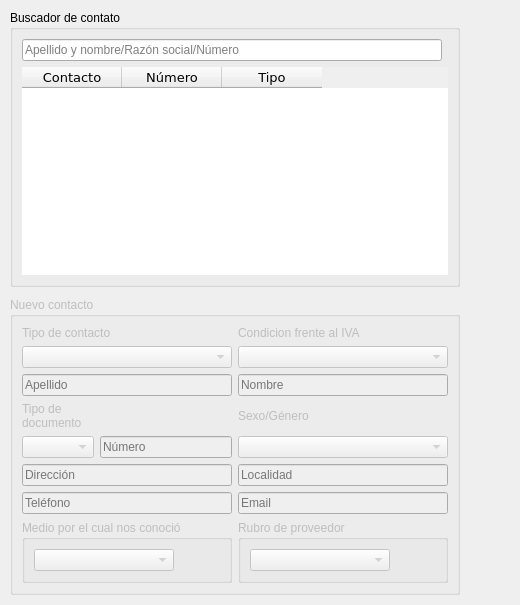
<?xml version="1.0" encoding="UTF-8"?>
<ui version="4.0">
 <class>agenda</class>
 <widget class="QMainWindow" name="agenda">
  <property name="windowModality">
   <enum>Qt::ApplicationModal</enum>
  </property>
  <property name="enabled">
   <bool>true</bool>
  </property>
  <property name="geometry">
   <rect>
    <x>0</x>
    <y>0</y>
    <width>520</width>
    <height>605</height>
   </rect>
  </property>
  <property name="sizePolicy">
   <sizepolicy hsizetype="Ignored" vsizetype="Ignored">
    <horstretch>0</horstretch>
    <verstretch>0</verstretch>
   </sizepolicy>
  </property>
  <property name="minimumSize">
   <size>
    <width>520</width>
    <height>605</height>
   </size>
  </property>
  <property name="maximumSize">
   <size>
    <width>16777215</width>
    <height>16777215</height>
   </size>
  </property>
  <property name="baseSize">
   <size>
    <width>20</width>
    <height>20</height>
   </size>
  </property>
  <property name="windowTitle">
   <string>Agenda</string>
  </property>
  <property name="windowIcon">
   <iconset>
    <normaloff>imagen/logo.png</normaloff>imagen/logo.png</iconset>
  </property>
  <widget class="QWidget" name="centralwidget">
   <layout class="QGridLayout" name="gridLayout_3">
    <property name="leftMargin">
     <number>10</number>
    </property>
    <property name="topMargin">
     <number>10</number>
    </property>
    <property name="rightMargin">
     <number>10</number>
    </property>
    <property name="bottomMargin">
     <number>10</number>
    </property>
    <property name="spacing">
     <number>10</number>
    </property>
    <item row="0" column="0" rowspan="2">
     <widget class="QGroupBox" name="groupBox">
      <property name="title">
       <string>Buscador de contato</string>
      </property>
      <layout class="QGridLayout" name="gridLayout">
       <item row="0" column="0">
        <widget class="QLineEdit" name="buscador">
         <property name="toolTip">
          <string>Buscador de contacto</string>
         </property>
         <property name="text">
          <string/>
         </property>
         <property name="placeholderText">
          <string>Apellido y nombre/Razón social/Número</string>
         </property>
         <property name="clearButtonEnabled">
          <bool>false</bool>
         </property>
        </widget>
       </item>
       <item row="1" column="0" colspan="2">
        <widget class="QTableWidget" name="tabla_contactos">
         <property name="font">
          <font>
           <family>Verdana</family>
           <pointsize>10</pointsize>
          </font>
         </property>
         <property name="frameShape">
          <enum>QFrame::NoFrame</enum>
         </property>
         <property name="frameShadow">
          <enum>QFrame::Sunken</enum>
         </property>
         <property name="sizeAdjustPolicy">
          <enum>QAbstractScrollArea::AdjustIgnored</enum>
         </property>
         <property name="editTriggers">
          <set>QAbstractItemView::NoEditTriggers</set>
         </property>
         <property name="showDropIndicator" stdset="0">
          <bool>true</bool>
         </property>
         <property name="selectionMode">
          <enum>QAbstractItemView::SingleSelection</enum>
         </property>
         <property name="selectionBehavior">
          <enum>QAbstractItemView::SelectRows</enum>
         </property>
         <property name="sortingEnabled">
          <bool>true</bool>
         </property>
         <attribute name="horizontalHeaderHighlightSections">
          <bool>true</bool>
         </attribute>
         <attribute name="verticalHeaderVisible">
          <bool>false</bool>
         </attribute>
         <attribute name="verticalHeaderHighlightSections">
          <bool>false</bool>
         </attribute>
         <attribute name="verticalHeaderShowSortIndicator" stdset="0">
          <bool>true</bool>
         </attribute>
         <column>
          <property name="text">
           <string>Contacto</string>
          </property>
          <property name="font">
           <font>
            <family>Verdana</family>
            <stylestrategy>PreferDefault</stylestrategy>
           </font>
          </property>
         </column>
         <column>
          <property name="text">
           <string>Número</string>
          </property>
         </column>
         <column>
          <property name="text">
           <string>Tipo</string>
          </property>
         </column>
        </widget>
       </item>
      </layout>
     </widget>
    </item>
    <item row="0" column="1">
     <widget class="QPushButton" name="agenda_completa">
      <property name="cursor">
       <cursorShape>PointingHandCursor</cursorShape>
      </property>
      <property name="toolTip">
       <string>Agenda Completa</string>
      </property>
      <property name="text">
       <string/>
      </property>
      <property name="icon">
       <iconset>
        <normaloff>imagen/agenda_completa.png</normaloff>imagen/agenda_completa.png</iconset>
      </property>
      <property name="iconSize">
       <size>
        <width>40</width>
        <height>40</height>
       </size>
      </property>
      <property name="flat">
       <bool>true</bool>
      </property>
     </widget>
    </item>
    <item row="1" column="1">
     <spacer name="verticalSpacer">
      <property name="orientation">
       <enum>Qt::Vertical</enum>
      </property>
      <property name="sizeHint" stdset="0">
       <size>
        <width>20</width>
        <height>169</height>
       </size>
      </property>
     </spacer>
    </item>
    <item row="2" column="0">
     <widget class="QGroupBox" name="grupo_contacto">
      <property name="enabled">
       <bool>false</bool>
      </property>
      <property name="title">
       <string>Nuevo contacto</string>
      </property>
      <layout class="QGridLayout" name="gridLayout_2">
       <item row="2" column="1">
        <layout class="QVBoxLayout" name="verticalLayout_4">
         <item>
          <widget class="QLabel" name="label_3">
           <property name="text">
            <string>Sexo/Género</string>
           </property>
          </widget>
         </item>
         <item>
          <widget class="QComboBox" name="sexo">
           <property name="sizePolicy">
            <sizepolicy hsizetype="Expanding" vsizetype="Fixed">
             <horstretch>0</horstretch>
             <verstretch>0</verstretch>
            </sizepolicy>
           </property>
           <property name="cursor">
            <cursorShape>PointingHandCursor</cursorShape>
           </property>
          </widget>
         </item>
        </layout>
       </item>
       <item row="1" column="0">
        <widget class="QLineEdit" name="apellido">
         <property name="placeholderText">
          <string>Apellido </string>
         </property>
        </widget>
       </item>
       <item row="2" column="0">
        <layout class="QGridLayout" name="gridLayout_4">
         <item row="1" column="0" rowspan="2">
          <layout class="QVBoxLayout" name="verticalLayout_2">
           <item>
            <widget class="QLabel" name="label_2">
             <property name="text">
              <string>Tipo de
documento</string>
             </property>
            </widget>
           </item>
           <item>
            <widget class="QComboBox" name="tipo_doc">
             <property name="enabled">
              <bool>false</bool>
             </property>
             <property name="cursor">
              <cursorShape>PointingHandCursor</cursorShape>
             </property>
            </widget>
           </item>
          </layout>
         </item>
         <item row="1" column="1">
          <spacer name="verticalSpacer_2">
           <property name="orientation">
            <enum>Qt::Vertical</enum>
           </property>
           <property name="sizeType">
            <enum>QSizePolicy::Maximum</enum>
           </property>
           <property name="sizeHint" stdset="0">
            <size>
             <width>20</width>
             <height>20</height>
            </size>
           </property>
          </spacer>
         </item>
         <item row="2" column="1">
          <widget class="QLineEdit" name="numero">
           <property name="maxLength">
            <number>12</number>
           </property>
           <property name="placeholderText">
            <string>Número</string>
           </property>
          </widget>
         </item>
        </layout>
       </item>
       <item row="4" column="1">
        <widget class="QLineEdit" name="email">
         <property name="enabled">
          <bool>false</bool>
         </property>
         <property name="placeholderText">
          <string>Email</string>
         </property>
        </widget>
       </item>
       <item row="6" column="1">
        <widget class="QGroupBox" name="grupo_rubro">
         <property name="enabled">
          <bool>false</bool>
         </property>
         <property name="sizePolicy">
          <sizepolicy hsizetype="Minimum" vsizetype="Maximum">
           <horstretch>0</horstretch>
           <verstretch>0</verstretch>
          </sizepolicy>
         </property>
         <property name="title">
          <string>Rubro de proveedor</string>
         </property>
         <layout class="QHBoxLayout" name="horizontalLayout_2">
          <item>
           <widget class="QComboBox" name="rubro">
            <property name="cursor">
             <cursorShape>PointingHandCursor</cursorShape>
            </property>
           </widget>
          </item>
          <item>
           <widget class="QPushButton" name="nuevo_rubro">
            <property name="sizePolicy">
             <sizepolicy hsizetype="Maximum" vsizetype="Fixed">
              <horstretch>0</horstretch>
              <verstretch>0</verstretch>
             </sizepolicy>
            </property>
            <property name="cursor">
             <cursorShape>PointingHandCursor</cursorShape>
            </property>
            <property name="toolTip">
             <string>Añadir nuevo rubro</string>
            </property>
            <property name="icon">
             <iconset>
              <normaloff>imagen/signo_mas.png</normaloff>imagen/signo_mas.png</iconset>
            </property>
            <property name="iconSize">
             <size>
              <width>20</width>
              <height>20</height>
             </size>
            </property>
            <property name="flat">
             <bool>true</bool>
            </property>
           </widget>
          </item>
         </layout>
        </widget>
       </item>
       <item row="0" column="0">
        <layout class="QVBoxLayout" name="verticalLayout_3">
         <item>
          <widget class="QLabel" name="label_5">
           <property name="text">
            <string>Tipo de contacto</string>
           </property>
          </widget>
         </item>
         <item>
          <widget class="QComboBox" name="tipo_contacto">
           <property name="sizePolicy">
            <sizepolicy hsizetype="Preferred" vsizetype="Maximum">
             <horstretch>0</horstretch>
             <verstretch>0</verstretch>
            </sizepolicy>
           </property>
           <property name="cursor">
            <cursorShape>PointingHandCursor</cursorShape>
           </property>
           <property name="toolTip">
            <string>Cliente/Proveedor</string>
           </property>
           <property name="editable">
            <bool>false</bool>
           </property>
           <property name="currentText">
            <string/>
           </property>
           <property name="maxVisibleItems">
            <number>12</number>
           </property>
           <property name="insertPolicy">
            <enum>QComboBox::InsertAtBottom</enum>
           </property>
           <property name="frame">
            <bool>true</bool>
           </property>
           <property name="modelColumn">
            <number>0</number>
           </property>
          </widget>
         </item>
        </layout>
       </item>
       <item row="3" column="0">
        <widget class="QLineEdit" name="direccion">
         <property name="enabled">
          <bool>false</bool>
         </property>
         <property name="sizePolicy">
          <sizepolicy hsizetype="Expanding" vsizetype="Minimum">
           <horstretch>0</horstretch>
           <verstretch>0</verstretch>
          </sizepolicy>
         </property>
         <property name="placeholderText">
          <string>Dirección</string>
         </property>
        </widget>
       </item>
       <item row="4" column="0">
        <widget class="QLineEdit" name="telefono">
         <property name="enabled">
          <bool>false</bool>
         </property>
         <property name="placeholderText">
          <string>Teléfono</string>
         </property>
        </widget>
       </item>
       <item row="0" column="1">
        <layout class="QVBoxLayout" name="verticalLayout_5">
         <item>
          <widget class="QLabel" name="label">
           <property name="sizePolicy">
            <sizepolicy hsizetype="Minimum" vsizetype="Maximum">
             <horstretch>0</horstretch>
             <verstretch>0</verstretch>
            </sizepolicy>
           </property>
           <property name="text">
            <string>Condicion frente al IVA</string>
           </property>
          </widget>
         </item>
         <item>
          <widget class="QComboBox" name="tipo_iva">
           <property name="enabled">
            <bool>false</bool>
           </property>
           <property name="cursor">
            <cursorShape>PointingHandCursor</cursorShape>
           </property>
          </widget>
         </item>
        </layout>
       </item>
       <item row="1" column="1">
        <widget class="QLineEdit" name="nombre">
         <property name="placeholderText">
          <string>Nombre</string>
         </property>
        </widget>
       </item>
       <item row="6" column="0">
        <widget class="QGroupBox" name="grupo_medio">
         <property name="enabled">
          <bool>false</bool>
         </property>
         <property name="sizePolicy">
          <sizepolicy hsizetype="Minimum" vsizetype="Maximum">
           <horstretch>0</horstretch>
           <verstretch>0</verstretch>
          </sizepolicy>
         </property>
         <property name="title">
          <string>Medio por el cual nos conoció</string>
         </property>
         <layout class="QHBoxLayout" name="horizontalLayout">
          <item>
           <widget class="QComboBox" name="medio_contacto">
            <property name="cursor">
             <cursorShape>PointingHandCursor</cursorShape>
            </property>
           </widget>
          </item>
          <item>
           <widget class="QPushButton" name="nuevo_medio">
            <property name="sizePolicy">
             <sizepolicy hsizetype="Maximum" vsizetype="Fixed">
              <horstretch>0</horstretch>
              <verstretch>0</verstretch>
             </sizepolicy>
            </property>
            <property name="cursor">
             <cursorShape>PointingHandCursor</cursorShape>
            </property>
            <property name="toolTip">
             <string>Añadir nuevo medio de contacto</string>
            </property>
            <property name="icon">
             <iconset>
              <normaloff>imagen/signo_mas.png</normaloff>imagen/signo_mas.png</iconset>
            </property>
            <property name="iconSize">
             <size>
              <width>20</width>
              <height>20</height>
             </size>
            </property>
            <property name="flat">
             <bool>true</bool>
            </property>
           </widget>
          </item>
         </layout>
        </widget>
       </item>
       <item row="3" column="1">
        <widget class="QLineEdit" name="localidad">
         <property name="enabled">
          <bool>false</bool>
         </property>
         <property name="sizePolicy">
          <sizepolicy hsizetype="Expanding" vsizetype="Fixed">
           <horstretch>0</horstretch>
           <verstretch>0</verstretch>
          </sizepolicy>
         </property>
         <property name="placeholderText">
          <string>Localidad</string>
         </property>
        </widget>
       </item>
      </layout>
     </widget>
    </item>
    <item row="2" column="1">
     <layout class="QVBoxLayout" name="verticalLayout">
      <item>
       <widget class="QPushButton" name="nuevo_contacto">
        <property name="cursor">
         <cursorShape>PointingHandCursor</cursorShape>
        </property>
        <property name="toolTip">
         <string>Crear nuevo contacto</string>
        </property>
        <property name="text">
         <string/>
        </property>
        <property name="icon">
         <iconset>
          <normaloff>imagen/signo_mas.png</normaloff>imagen/signo_mas.png</iconset>
        </property>
        <property name="iconSize">
         <size>
          <width>40</width>
          <height>40</height>
         </size>
        </property>
        <property name="flat">
         <bool>true</bool>
        </property>
       </widget>
      </item>
      <item>
       <widget class="QPushButton" name="guardar">
        <property name="enabled">
         <bool>false</bool>
        </property>
        <property name="cursor">
         <cursorShape>PointingHandCursor</cursorShape>
        </property>
        <property name="toolTip">
         <string>Guardar</string>
        </property>
        <property name="icon">
         <iconset>
          <normaloff>imagen/guardar.png</normaloff>imagen/guardar.png</iconset>
        </property>
        <property name="iconSize">
         <size>
          <width>40</width>
          <height>40</height>
         </size>
        </property>
        <property name="flat">
         <bool>true</bool>
        </property>
       </widget>
      </item>
      <item>
       <widget class="QPushButton" name="eliminar">
        <property name="enabled">
         <bool>false</bool>
        </property>
        <property name="cursor">
         <cursorShape>PointingHandCursor</cursorShape>
        </property>
        <property name="toolTip">
         <string>Eliminar</string>
        </property>
        <property name="icon">
         <iconset>
          <normaloff>imagen/eliminar.png</normaloff>imagen/eliminar.png</iconset>
        </property>
        <property name="iconSize">
         <size>
          <width>40</width>
          <height>40</height>
         </size>
        </property>
        <property name="flat">
         <bool>true</bool>
        </property>
       </widget>
      </item>
      <item>
       <widget class="QPushButton" name="modificar">
        <property name="enabled">
         <bool>false</bool>
        </property>
        <property name="cursor">
         <cursorShape>PointingHandCursor</cursorShape>
        </property>
        <property name="toolTip">
         <string>Modificar</string>
        </property>
        <property name="icon">
         <iconset>
          <normaloff>imagen/editar.png</normaloff>imagen/editar.png</iconset>
        </property>
        <property name="iconSize">
         <size>
          <width>40</width>
          <height>40</height>
         </size>
        </property>
        <property name="flat">
         <bool>true</bool>
        </property>
       </widget>
      </item>
      <item>
       <widget class="QPushButton" name="limpiar">
        <property name="cursor">
         <cursorShape>PointingHandCursor</cursorShape>
        </property>
        <property name="toolTip">
         <string>Limpiar pantalla</string>
        </property>
        <property name="icon">
         <iconset>
          <normaloff>imagen/limpiar.png</normaloff>imagen/limpiar.png</iconset>
        </property>
        <property name="iconSize">
         <size>
          <width>40</width>
          <height>40</height>
         </size>
        </property>
        <property name="flat">
         <bool>true</bool>
        </property>
       </widget>
      </item>
     </layout>
    </item>
   </layout>
  </widget>
 </widget>
 <tabstops>
  <tabstop>buscador</tabstop>
  <tabstop>tabla_contactos</tabstop>
  <tabstop>tipo_contacto</tabstop>
  <tabstop>tipo_iva</tabstop>
  <tabstop>apellido</tabstop>
  <tabstop>nombre</tabstop>
  <tabstop>tipo_doc</tabstop>
  <tabstop>sexo</tabstop>
  <tabstop>direccion</tabstop>
  <tabstop>localidad</tabstop>
  <tabstop>telefono</tabstop>
  <tabstop>email</tabstop>
  <tabstop>medio_contacto</tabstop>
  <tabstop>nuevo_medio</tabstop>
  <tabstop>rubro</tabstop>
  <tabstop>nuevo_rubro</tabstop>
  <tabstop>nuevo_contacto</tabstop>
  <tabstop>guardar</tabstop>
  <tabstop>eliminar</tabstop>
  <tabstop>modificar</tabstop>
  <tabstop>limpiar</tabstop>
  <tabstop>agenda_completa</tabstop>
 </tabstops>
 <resources/>
 <connections/>
</ui>
